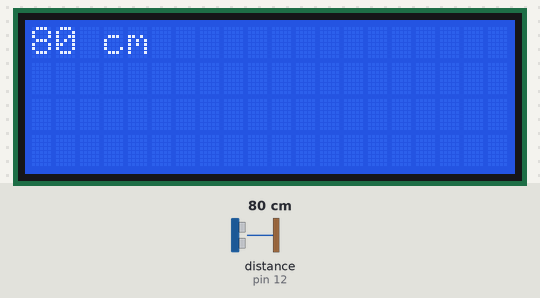
The sketch below on a simulated Arduino Uno, built with avr-gcc and run on an emulated ATmega328P. On the bench: 20×4 character LCD. Wiring (inferred from the names in the program): ultrasonic range finder: trigger pin 11; echo pin 12. Inputs (shaded band) come from the test bench; at power-on: distance to the obstacle (sensor on pin 12) 80 cm. The echo pulse lasts 58.3 µs per cm.

Above: at 1.26 s.
1.3 s: distance to the obstacle (sensor on pin 12) set to 2 cm
At 1.37 s:
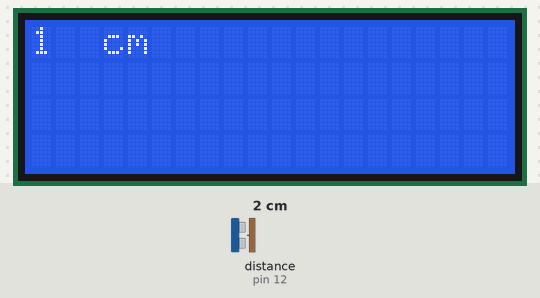
2.9 s: distance to the obstacle (sensor on pin 12) set to 4 cm
At 2.99 s:
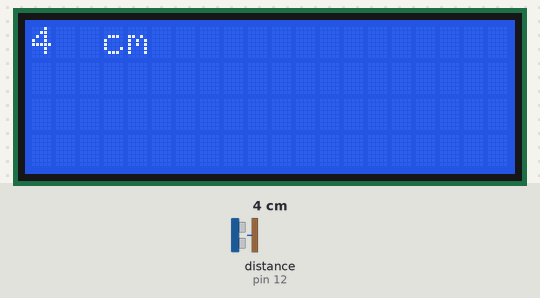
4.4 s: distance to the obstacle (sensor on pin 12) set to 9 cm
At 4.51 s:
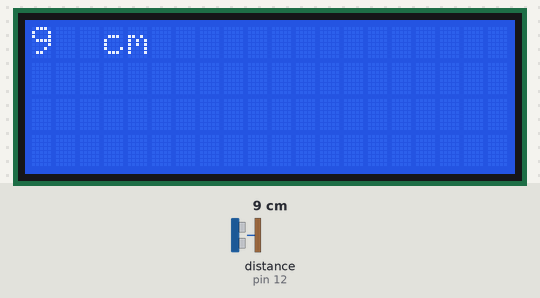

Measured:
- after the input at 1.3 s, the display: first differs from a run without the input at once (image 1)
- after the input at 2.9 s, the display: first differs from a run without the input after 0.05 s (image 2)
- after the input at 4.4 s, the display: first differs from a run without the input after 0.06 s (image 3)

The sketch:

RangeFinder.ino
```cpp
#include <LiquidCrystal_I2C.h>

LiquidCrystal_I2C lcd(0x27, 20, 4);

int trigPin = 11;
int echoPin = 12;

void setup() {
  lcd.init();
  lcd.backlight();
  lcd.clear();
  pinMode(trigPin, OUTPUT);
  pinMode(echoPin, INPUT);
}

void loop() {
  int duration, cm;
  digitalWrite(trigPin, LOW);
  delayMicroseconds(2);

  digitalWrite(trigPin, HIGH);
  delayMicroseconds(10);
  digitalWrite(trigPin, LOW);

  duration = pulseIn(echoPin, HIGH);

  cm = duration / 58;

  lcd.setCursor(0,0);
  lcd.print(cm);
  lcd.setCursor(3,0);
  lcd.print("cm");

  delay(100);

  lcd.clear();
}
```
